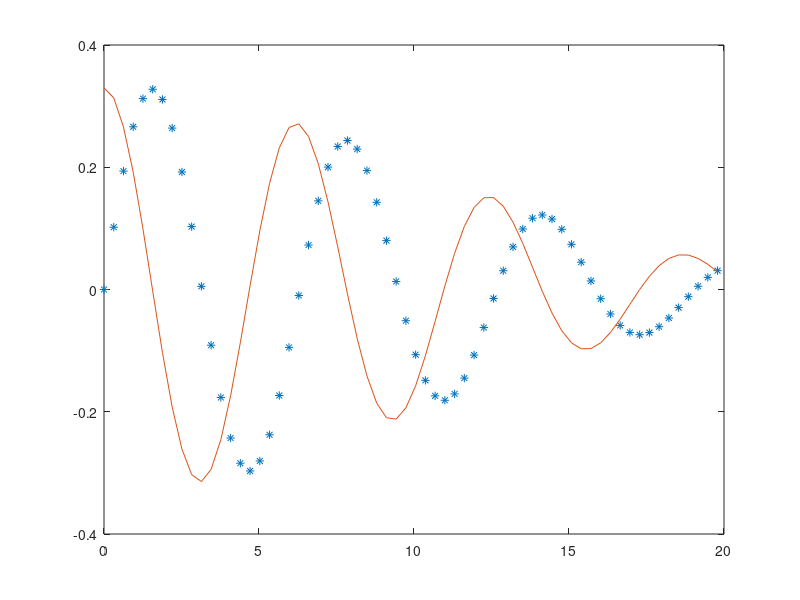
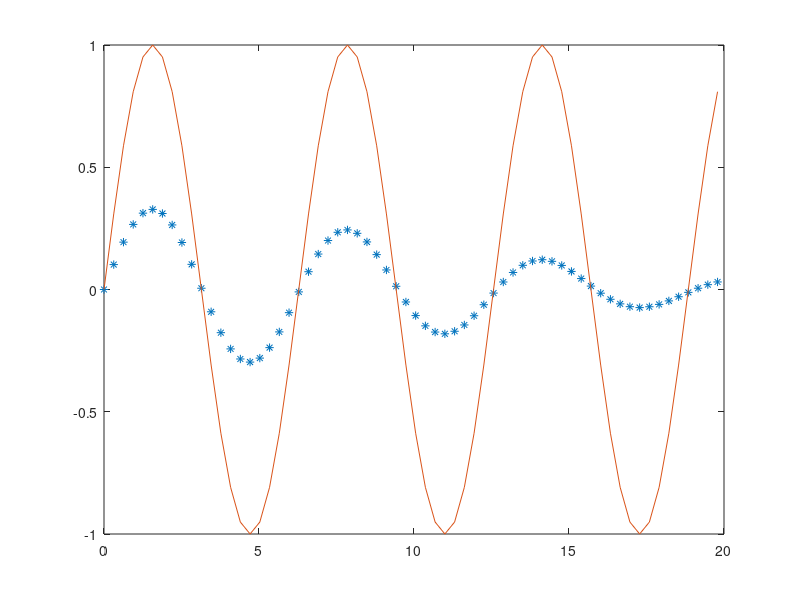

Recreate these plots in MATLAB, in order.
function main
    h=pi/10;
    x=0:h:2*10;
    n=length (x);
    v=sin(x);
    y (1,1)=0; y (2,1) = 0.33;
    for k=1:(n-1)
        kl=h*rung (x(k), y(1:2,k)); 
        k2=h*rung (x(k) +h/2, y(1:2, k) + kl/2); 
        k3=h*rung (x (k) +h/2, y(1:2, k) + k2/2);
        k4=h*rung (x(k) +h, y(1:2, k) +k3); 
    y(1:2, k+1)=y(1:2, k) + (kl+2*k2+2*k3+k4)/6;
    end
    figure (1), plot (x,y (1, :), '*',x,y(2,:));
    figure (2), plot (x,y (1, :), '*',x,v);

function f = rung (x, y)
    f(1,1)=y(2);
    f(2,1)=-0.02*x*y(2)-y(1);